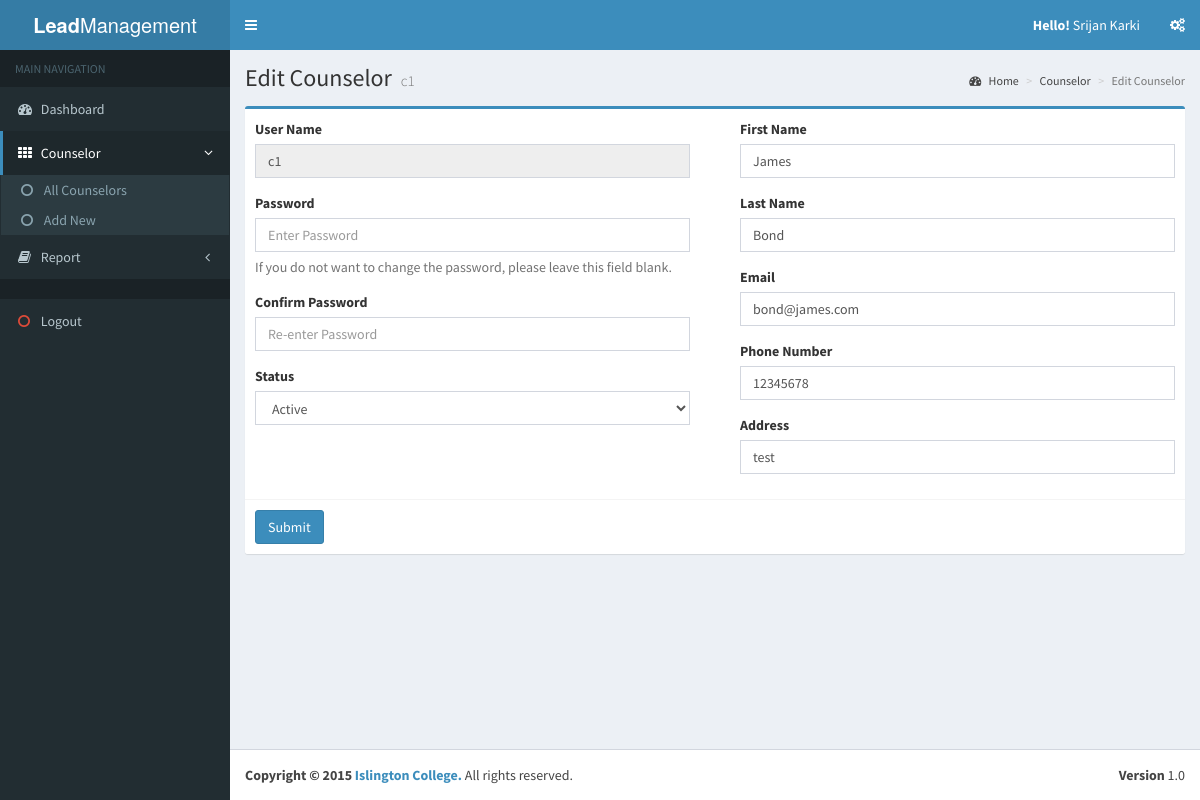
Page /counselor/edit/2 (signed in) on the committed database.
### tables this page shows
CREATE TABLE IF NOT EXISTS `user` (
`id` int(11) NOT NULL,
  `user_name` varchar(50) NOT NULL,
  `password` varchar(250) NOT NULL,
  `first_name` varchar(50) NOT NULL,
  `last_name` varchar(50) NOT NULL,
  `email` varchar(50) NOT NULL,
  `phone_no` varchar(20) NOT NULL,
  `address` text NOT NULL,
  `role` varchar(10) NOT NULL,
  `status` int(1) NOT NULL,
  `created` varchar(15) NOT NULL,
  `updated` varchar(15) NOT NULL
);

### application/controller/counselor.php (called while the page is built, shortened)
<?php
class Counselor extends Controller
{
    public function edit( $user_id = 0 ){
        $user = $this->model->getUserBy( 'id', $user_id );
        require APP . 'view/_templates/header.php';
        require APP . 'view/counselor/edit.php';
        require APP . 'view/_templates/footer.php';
    }
}

### public/index.php (called while the page is built, shortened)
<?php
require APP . 'core/controller.php';
$app = new Application();

### application/model/model.php (called while the page is built, shortened)
<?php
class Model
{
    function __construct($db)
    {
        try {
            $this->db = $db;
        } catch (PDOException $e) {
            exit('Database connection could not be established.');
        }
    }
    public function getUserBy( $key = '', $value = '' ){
        $where = '';
        if( !empty( $key ) && !empty( $value ) ){
            $where = 'WHERE '.$key.' = \''.$value.'\'';
        }
        $sql = "SELECT * FROM user " . $where;
        $query = $this->db->prepare($sql);
        $query->execute();
        return $query->fetchAll(PDO::FETCH_ASSOC);
    }
}

### application/core/controller.php (called while the page is built, shortened)
<?php
class Controller
{
    public $db = null;
    private function openDatabaseConnection()
    {
        $options = array(PDO::ATTR_DEFAULT_FETCH_MODE => PDO::FETCH_OBJ, PDO::ATTR_ERRMODE => PDO::ERRMODE_WARNING);
        $this->db = new PDO(DB_TYPE . ':host=' . DB_HOST . ';dbname=' . DB_NAME . ';charset=' . DB_CHARSET, DB_USER, DB_PASS, $options);
    }
    public function loadModel()
    {
        require APP . 'model/model.php';
        $this->model = new Model($this->db);
    }
}

### application/view/counselor/edit.php (the view, shortened to what this page needs)
<?php
if( isset( $_data ) ){
  extract( $_data );
}
?>
<div class="content-wrapper">
  <section class="content-header">
    <h1>
      Edit Counselor
      <?php if( isset( $user_name ) ) {
        echo '<small>'. $user_name .'</small>';
      }
      ?>
    </h1>
    <ol class="breadcrumb">
      <li><a href="<?php echo URL; ?>dashboard"><i class="fa fa-dashboard"></i> Home</a></li>
      <li><a href="<?php echo URL; ?>counselor">Counselor</a></li>
      <li class="active">Edit Counselor</li>
    </ol>
  </section>
  <section class="content">
    <div class="row">
      <div class="col-md-12">
        <div class="box box-primary">
          <form id="add-counselor" role="form" method="POST" action="">
            <div class="row">
              <div class="col-md-6">
                <div class="box-body">
                  <div class="form-group">
                    <label for="user_name">User Name</label>
                    <input type="text" class="form-control required" id="user_name" name="user_name" placeholder="Enter Username" value="<?php echo ( isset( $user_name ) ) ? $user_name : ''; ?>" disabled>
                  </div>
                  <div class="form-group">
                    <label for="password">Password</label>
                    <input type="password" class="form-control" id="password" name="password" placeholder="Enter Password">
                    <p class="help-block">If you do not want to change the password, please leave this field blank.</p>
                  </div>
                  <div class="form-group">
                    <label for="confirm_password">Confirm Password</label>
                    <input type="password" class="form-control" id="confirm_password" name="confirm_password" placeholder="Re-enter Password">
                  </div>
                  <div class="form-group" >
                    <label>Status</label>
                    <select class="form-control" name="status">
                      <option value="1" <?php if( isset( $status ) && $status==1 ) echo 'selected="selected"'; ?>>Active</option>
                    </select>
                  </div>
                </div>
              </div>
              <div class="col-md-6">
                <div class="box-body">
                  <div class="form-group">
                    <label for="first_name">First Name</label>
                    <input type="text" class="form-control" id="first_name" name="first_name" placeholder="Enter First Name" value="<?php echo ( isset( $first_name ) ) ? $first_name : ''; ?>">
                  </div>
                  <div class="form-group">
                    <label for="last_name">Last Name</label>
                    <input type="text" class="form-control" id="last_name" name="last_name" placeholder="Enter Last Name" value="<?php echo ( isset( $last_name ) ) ? $last_name : ''; ?>">
                  </div>
                  <div class="form-group">
                    <label for="email">Email</label>
                    <input type="email" class="form-control" id="email" name="email" placeholder="Enter Email Address" value="<?php echo ( isset( $email ) ) ? $email : ''; ?>">
                  </div>
                  <div class="form-group">
                    <label for="phone_no">Phone Number</label>
                    <input type="phone" class="form-control" id="phone_no" name="phone_no" placeholder="Enter Phone Number" value="<?php echo ( isset( $phone_no ) ) ? $phone_no : ''; ?>">
                  </div>
                  <div class="form-group">
                    <label for="address">Address</label>
                    <input type="text" class="form-control" id="address" name="address" placeholder="Enter Address" value="<?php echo ( isset( $address ) ) ? $address : ''; ?>">
                  </div>
                </div>
              </div>
            </div>
            <div class="box-footer">
              <button type="submit" class="btn btn-primary">Submit</button>
            </div>
          </form>
        </div>
      </div>
    </div>
  </section>
</div>

### rows in the picture
user: user_name "c1", status "Active", first_name "James", last_name "Bond", email "bond@james.com", phone_no "12345678", address "test"

### other values in the picture
$_SESSION['user_info']->first_name "Srijan"
$_SESSION['user_info']->last_name "Karki"
